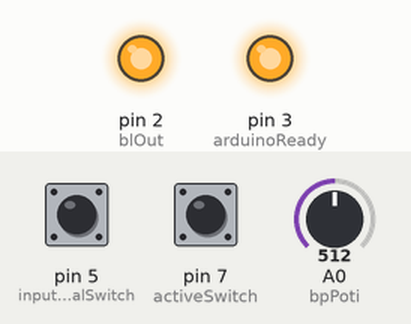
The sketch below on a simulated Arduino Uno, built with avr-gcc and run on an emulated ATmega328P. On the bench: output pins drawn as LEDs (lit = HIGH). Dashed ring = blinking. The test bench sets the inputs (shaded band); at power-on: A0 (bpPoti) = 512, pin 5 (inputPedalSwitch) LOW, pin 7 (activeSwitch) HIGH. What the sketch prints to the serial monitor is not drawn.

Above: at 1.2 s.
1.3 s: A0 (bpPoti) set to 752
2.8 s: A0 (bpPoti) set to 787
At 3.3 s:
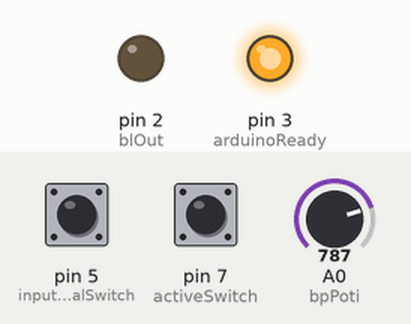
4.3 s: pin 5 (inputPedalSwitch) pulled HIGH for 1 s
At 4.6 s:
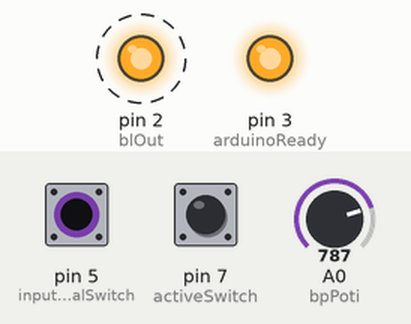
6.8 s: pin 5 (inputPedalSwitch) pulled HIGH for 3.2 s
At 11.0 s:
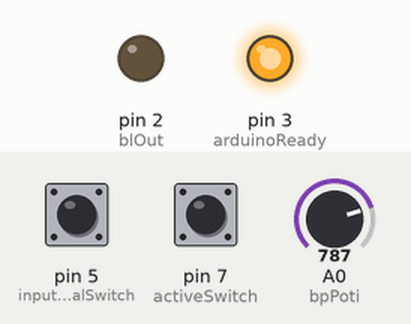
Timing chart, 0 to 12.5 s (numbered marks = the images above; inputs shaded):
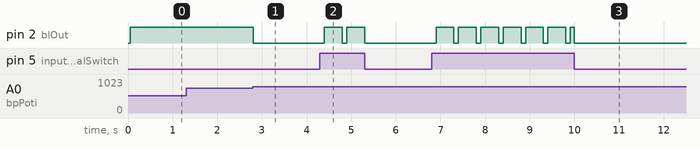

Measured:
- the behaviour switches between 768 and 769 on A0 (bpPoti) (found by bisection; images 0 and 1)
- after the input at 2.8 s, pin 2 (blOut): HIGH → LOW at once
- after the input at 4.3 s, pin 2 (blOut): alternates HIGH for 0.40 s and LOW for 0.10 s, 4 changes in all, then stays LOW, starting after 0.10 s
- after the input at 6.8 s, pin 2 (blOut): goes 6 × (HIGH 0.40 s, LOW 0.10 s), HIGH 0.09 s, then LOW, starting after 0.10 s

The sketch:

BFL_E36.ino
```cpp
//Setup
const int threshold = 768; //At which position BFL activated
const int thresholdBrake = 100; //At which position Breaklight activated
const float delayBFLSeconds = 0.5; //How long you need to break hard until blinking starts in Seconds
const int bflFrequence = 2; //Times per Second
const float offTime = 0.20; //BL off ratio
#define blOut 2 //Breaklights Output
#define bpPoti 14 //Poti Input
#define activeSwitch 7 //Switch to Activate BFL
#define inputPedalSwitch 5 //Original Pedal Switch
#define arduinoReady 3 //Output to Relais

//Define Variables (Do not change)
const int delayTime = 50;
const int delayBFL = (1000*delayBFLSeconds)/delayTime;
const int frequenceTimeOff = (1000/bflFrequence*offTime);
const int frequenceTimeOn = (1000/bflFrequence) - frequenceTimeOff;
int forcedBreakeCounter = 0;
long previousMillis = 0;
long previousTimeOff = 0;
long previousTimeOn = 0;
int bflActive = false;

//Process Potentiometer (Or Acceleration Sensor) Input
bool checkForBreaking(int thresholdBrake)
{
    int breakPedalForce = analogRead(bpPoti); //Get Pedal Position
    if(breakPedalForce > thresholdBrake){
      return true;
    }else{
      return false;
    }
}

//Breaklights
void activateBL(bool status){
  if(status){
    digitalWrite(blOut, HIGH);
  }else{
    digitalWrite(blOut, LOW);
  }
}

//Toggle BFL Function on/off with dip
bool activateBFLFunction(){
  if(digitalRead(activeSwitch) == 0){
    return false;
  }else{
    return true;
  }
}

//Use OEM Switch as Fallback
bool oemSwitchActive(){
  if(digitalRead(inputPedalSwitch)){
    return true;
  }else{
    return false;
  }
}

void setup()
{
  Serial.begin(115200);
  pinMode(bpPoti, INPUT); // Breakpedal potentiometer
  pinMode(blOut, OUTPUT); // Output to Breaklights
  pinMode(activeSwitch, INPUT); // Switch
  pinMode(inputPedalSwitch, INPUT); //Breakpedal Switch (OEM)
  pinMode(arduinoReady, OUTPUT); //Set Arduino Ready for Relais (otherwise normal Switch function is given)
  digitalWrite(arduinoReady, HIGH);
  bflActive = activateBFLFunction(); //Activate BFL Function
  //Serial.println(bflActive);
  Serial.println("Initialized");
}

void loop()
{
  Serial.println(oemSwitchActive());
  long currentMillis = millis();
  if(currentMillis - previousMillis > delayTime){ //Non-blocking delay
    previousMillis = currentMillis;

    //Break Force
    while(checkForBreaking(threshold) && bflActive && oemSwitchActive()){
      long timeNow = millis();
      forcedBreakeCounter++;
      if(forcedBreakeCounter >= delayBFL){
        if(timeNow - previousTimeOff <= frequenceTimeOff){
          activateBL(false);
          previousTimeOn = timeNow;
        }else if((timeNow - previousTimeOff > frequenceTimeOff) && (timeNow - previousTimeOn <= frequenceTimeOn)){
          activateBL(true);
        }else{
          previousTimeOff = timeNow;
        }
      }else{
        activateBL(true);
      }
    }

    //Normal Braking
    while((checkForBreaking(thresholdBrake) && (checkForBreaking(threshold) == false || bflActive == false)) || (oemSwitchActive() && checkForBreaking(threshold) == false)){
      Serial.println("Normal");
      Serial.println(checkForBreaking(threshold));
      forcedBreakeCounter = 0; //Reset Counter
      activateBL(true);
    }

    //No Breaking
    while((checkForBreaking(thresholdBrake) == false && checkForBreaking(threshold) == false && oemSwitchActive() == false) || oemSwitchActive() == false){
      activateBL(false);
        forcedBreakeCounter = 0; //Reset Counter
    }
  }
}
```
